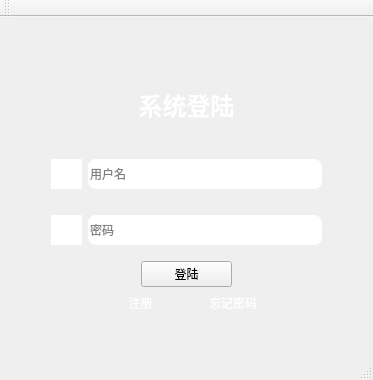
<?xml version="1.0" encoding="UTF-8"?>
<ui version="4.0">
 <class>MainWindow</class>
 <widget class="QMainWindow" name="MainWindow">
  <property name="geometry">
   <rect>
    <x>0</x>
    <y>0</y>
    <width>373</width>
    <height>380</height>
   </rect>
  </property>
  <property name="minimumSize">
   <size>
    <width>290</width>
    <height>380</height>
   </size>
  </property>
  <property name="maximumSize">
   <size>
    <width>99999</width>
    <height>99999</height>
   </size>
  </property>
  <property name="windowTitle">
   <string>MainWindow</string>
  </property>
  <property name="styleSheet">
   <string notr="true"/>
  </property>
  <widget class="QWidget" name="centralWidget">
   <property name="styleSheet">
    <string notr="true">#centralWidget{
border-image: url(:/images/loginBackground.png);
}</string>
   </property>
   <layout class="QVBoxLayout" name="verticalLayout_3">
    <item>
     <layout class="QHBoxLayout" name="horizontalLayout_2" stretch="1,2">
      <item>
       <widget class="QLabel" name="label">
        <property name="maximumSize">
         <size>
          <width>206</width>
          <height>20</height>
         </size>
        </property>
        <property name="styleSheet">
         <string notr="true">border-image: url(:/images/LOGO.png);</string>
        </property>
        <property name="text">
         <string/>
        </property>
        <property name="alignment">
         <set>Qt::AlignCenter</set>
        </property>
       </widget>
      </item>
      <item>
       <spacer name="horizontalSpacer_10">
        <property name="orientation">
         <enum>Qt::Horizontal</enum>
        </property>
        <property name="sizeType">
         <enum>QSizePolicy::Preferred</enum>
        </property>
        <property name="sizeHint" stdset="0">
         <size>
          <width>40</width>
          <height>20</height>
         </size>
        </property>
       </spacer>
      </item>
     </layout>
    </item>
    <item>
     <spacer name="verticalSpacer">
      <property name="orientation">
       <enum>Qt::Vertical</enum>
      </property>
      <property name="sizeHint" stdset="0">
       <size>
        <width>20</width>
        <height>40</height>
       </size>
      </property>
     </spacer>
    </item>
    <item>
     <layout class="QVBoxLayout" name="verticalLayout">
      <item>
       <widget class="QLabel" name="label_4">
        <property name="font">
         <font>
          <family>PingFang SC</family>
          <pointsize>18</pointsize>
          <weight>75</weight>
          <bold>true</bold>
         </font>
        </property>
        <property name="styleSheet">
         <string notr="true">color: rgb(255, 255, 255);</string>
        </property>
        <property name="text">
         <string>系统登陆</string>
        </property>
        <property name="alignment">
         <set>Qt::AlignCenter</set>
        </property>
       </widget>
      </item>
      <item>
       <widget class="QLabel" name="msg">
        <property name="styleSheet">
         <string notr="true">color:red</string>
        </property>
        <property name="text">
         <string/>
        </property>
        <property name="alignment">
         <set>Qt::AlignCenter</set>
        </property>
       </widget>
      </item>
      <item>
       <layout class="QHBoxLayout" name="horizontalLayout_4">
        <item>
         <spacer name="horizontalSpacer_7">
          <property name="orientation">
           <enum>Qt::Horizontal</enum>
          </property>
          <property name="sizeType">
           <enum>QSizePolicy::Preferred</enum>
          </property>
          <property name="sizeHint" stdset="0">
           <size>
            <width>40</width>
            <height>50</height>
           </size>
          </property>
         </spacer>
        </item>
        <item>
         <widget class="QLabel" name="label_3">
          <property name="maximumSize">
           <size>
            <width>31</width>
            <height>30</height>
           </size>
          </property>
          <property name="layoutDirection">
           <enum>Qt::LeftToRight</enum>
          </property>
          <property name="styleSheet">
           <string notr="true">border-image: url(:/images/user.png);
background-color: rgb(255, 255, 255);</string>
          </property>
          <property name="text">
           <string/>
          </property>
          <property name="alignment">
           <set>Qt::AlignCenter</set>
          </property>
         </widget>
        </item>
        <item>
         <widget class="QLineEdit" name="username">
          <property name="sizePolicy">
           <sizepolicy hsizetype="Preferred" vsizetype="Preferred">
            <horstretch>0</horstretch>
            <verstretch>0</verstretch>
           </sizepolicy>
          </property>
          <property name="maximumSize">
           <size>
            <width>16777215</width>
            <height>30</height>
           </size>
          </property>
          <property name="styleSheet">
           <string notr="true">border-radius:8px</string>
          </property>
          <property name="placeholderText">
           <string>用户名</string>
          </property>
         </widget>
        </item>
        <item>
         <spacer name="horizontalSpacer_8">
          <property name="orientation">
           <enum>Qt::Horizontal</enum>
          </property>
          <property name="sizeType">
           <enum>QSizePolicy::Preferred</enum>
          </property>
          <property name="sizeHint" stdset="0">
           <size>
            <width>40</width>
            <height>20</height>
           </size>
          </property>
         </spacer>
        </item>
       </layout>
      </item>
     </layout>
    </item>
    <item>
     <layout class="QHBoxLayout" name="horizontalLayout_3">
      <item>
       <spacer name="horizontalSpacer_3">
        <property name="orientation">
         <enum>Qt::Horizontal</enum>
        </property>
        <property name="sizeType">
         <enum>QSizePolicy::Preferred</enum>
        </property>
        <property name="sizeHint" stdset="0">
         <size>
          <width>40</width>
          <height>50</height>
         </size>
        </property>
       </spacer>
      </item>
      <item>
       <widget class="QLabel" name="label_2">
        <property name="maximumSize">
         <size>
          <width>31</width>
          <height>30</height>
         </size>
        </property>
        <property name="layoutDirection">
         <enum>Qt::LeftToRight</enum>
        </property>
        <property name="styleSheet">
         <string notr="true">border-image: url(:/images/password.png);
background-color: rgb(255, 255, 255);</string>
        </property>
        <property name="text">
         <string/>
        </property>
        <property name="alignment">
         <set>Qt::AlignCenter</set>
        </property>
       </widget>
      </item>
      <item>
       <widget class="QLineEdit" name="password">
        <property name="sizePolicy">
         <sizepolicy hsizetype="Preferred" vsizetype="Preferred">
          <horstretch>0</horstretch>
          <verstretch>0</verstretch>
         </sizepolicy>
        </property>
        <property name="maximumSize">
         <size>
          <width>16777215</width>
          <height>30</height>
         </size>
        </property>
        <property name="styleSheet">
         <string notr="true">border-radius:8px</string>
        </property>
        <property name="placeholderText">
         <string>密码</string>
        </property>
       </widget>
      </item>
      <item>
       <spacer name="horizontalSpacer_4">
        <property name="orientation">
         <enum>Qt::Horizontal</enum>
        </property>
        <property name="sizeType">
         <enum>QSizePolicy::Preferred</enum>
        </property>
        <property name="sizeHint" stdset="0">
         <size>
          <width>40</width>
          <height>20</height>
         </size>
        </property>
       </spacer>
      </item>
     </layout>
    </item>
    <item>
     <layout class="QHBoxLayout" name="horizontalLayout">
      <item>
       <spacer name="horizontalSpacer">
        <property name="orientation">
         <enum>Qt::Horizontal</enum>
        </property>
        <property name="sizeType">
         <enum>QSizePolicy::Preferred</enum>
        </property>
        <property name="sizeHint" stdset="0">
         <size>
          <width>40</width>
          <height>20</height>
         </size>
        </property>
       </spacer>
      </item>
      <item>
       <widget class="QPushButton" name="login">
        <property name="sizePolicy">
         <sizepolicy hsizetype="Expanding" vsizetype="Preferred">
          <horstretch>0</horstretch>
          <verstretch>0</verstretch>
         </sizepolicy>
        </property>
        <property name="maximumSize">
         <size>
          <width>91</width>
          <height>41</height>
         </size>
        </property>
        <property name="styleSheet">
         <string notr="true"/>
        </property>
        <property name="text">
         <string>登陆</string>
        </property>
       </widget>
      </item>
      <item>
       <spacer name="horizontalSpacer_2">
        <property name="orientation">
         <enum>Qt::Horizontal</enum>
        </property>
        <property name="sizeType">
         <enum>QSizePolicy::Preferred</enum>
        </property>
        <property name="sizeHint" stdset="0">
         <size>
          <width>40</width>
          <height>20</height>
         </size>
        </property>
       </spacer>
      </item>
     </layout>
    </item>
    <item>
     <layout class="QHBoxLayout" name="horizontalLayout_5">
      <item>
       <spacer name="horizontalSpacer_5">
        <property name="orientation">
         <enum>Qt::Horizontal</enum>
        </property>
        <property name="sizeHint" stdset="0">
         <size>
          <width>40</width>
          <height>20</height>
         </size>
        </property>
       </spacer>
      </item>
      <item>
       <widget class="QPushButton" name="pushButton_2">
        <property name="sizePolicy">
         <sizepolicy hsizetype="Expanding" vsizetype="Expanding">
          <horstretch>0</horstretch>
          <verstretch>0</verstretch>
         </sizepolicy>
        </property>
        <property name="maximumSize">
         <size>
          <width>91</width>
          <height>13</height>
         </size>
        </property>
        <property name="styleSheet">
         <string notr="true">border: none;
color:white;</string>
        </property>
        <property name="text">
         <string>注册</string>
        </property>
       </widget>
      </item>
      <item>
       <widget class="QPushButton" name="pushButton_3">
        <property name="sizePolicy">
         <sizepolicy hsizetype="Expanding" vsizetype="Expanding">
          <horstretch>0</horstretch>
          <verstretch>0</verstretch>
         </sizepolicy>
        </property>
        <property name="maximumSize">
         <size>
          <width>91</width>
          <height>41</height>
         </size>
        </property>
        <property name="styleSheet">
         <string notr="true">border: none;
color:white;</string>
        </property>
        <property name="text">
         <string>忘记密码</string>
        </property>
       </widget>
      </item>
      <item>
       <spacer name="horizontalSpacer_6">
        <property name="orientation">
         <enum>Qt::Horizontal</enum>
        </property>
        <property name="sizeHint" stdset="0">
         <size>
          <width>40</width>
          <height>20</height>
         </size>
        </property>
       </spacer>
      </item>
     </layout>
    </item>
    <item>
     <spacer name="verticalSpacer_2">
      <property name="orientation">
       <enum>Qt::Vertical</enum>
      </property>
      <property name="sizeHint" stdset="0">
       <size>
        <width>20</width>
        <height>40</height>
       </size>
      </property>
     </spacer>
    </item>
   </layout>
  </widget>
  <widget class="QMenuBar" name="menuBar">
   <property name="geometry">
    <rect>
     <x>0</x>
     <y>0</y>
     <width>373</width>
     <height>22</height>
    </rect>
   </property>
  </widget>
  <widget class="QToolBar" name="mainToolBar">
   <attribute name="toolBarArea">
    <enum>TopToolBarArea</enum>
   </attribute>
   <attribute name="toolBarBreak">
    <bool>false</bool>
   </attribute>
  </widget>
  <widget class="QStatusBar" name="statusBar"/>
 </widget>
 <layoutdefault spacing="6" margin="11"/>
 <resources/>
 <connections/>
</ui>
